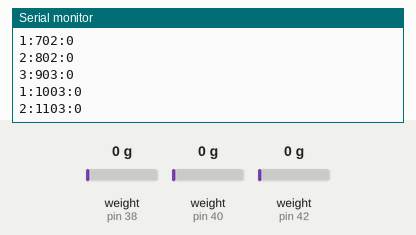
Recording of a sketch running on a simulated Arduino Mega 2560, built with avr-gcc and run on an emulated ATmega2560. Shown: the last lines printed to the serial monitor. The inputs (shaded band) are chosen by the test bench; at power-on: weight on the scale (sensors on pin 38, pin 40, pin 42) 0 g.

Above: at 1.2 s.
1.3 s: weight on the scale (sensor on pin 38) set to 100 g
At 1.31 s:
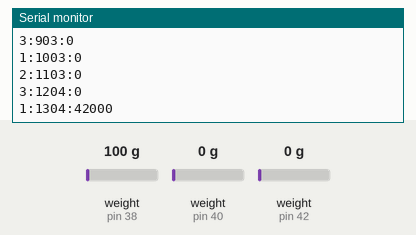
2.8 s: weight on the scale (sensor on pin 40) set to 100 g
At 2.82 s:
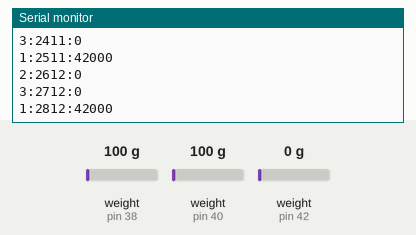
4.3 s: weight on the scale (sensor on pin 42) set to 100 g
At 4.33 s:
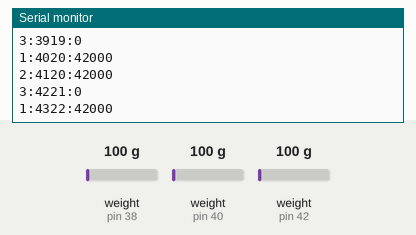
5.8 s: weight on the scale (sensor on pin 38) set to 1250 g
At 5.84 s:
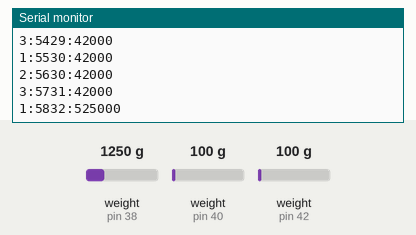
7.3 s: weight on the scale (sensor on pin 40) set to 1250 g
At 7.35 s:
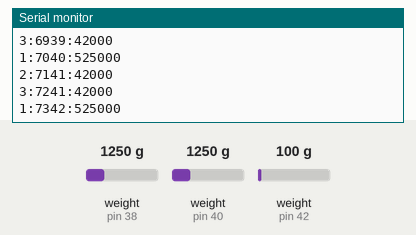
8.8 s: weight on the scale (sensor on pin 42) set to 1250 g
At 8.86 s:
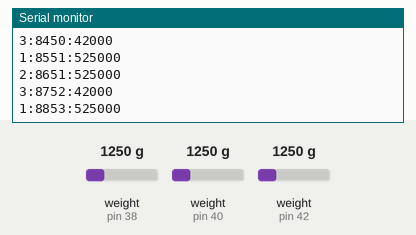
Timing chart, 0 to 11.3 s (numbered marks = the images above; inputs shaded):
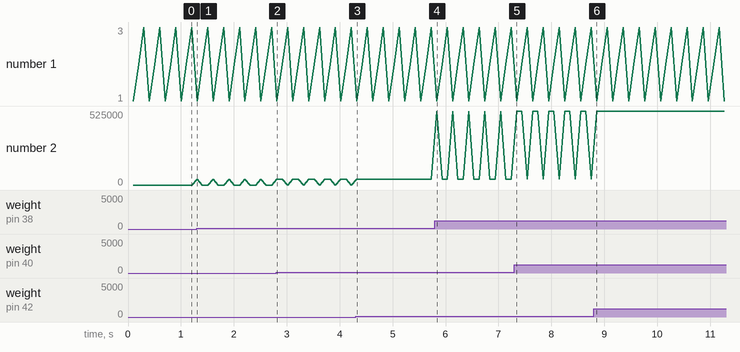

Measured:
- after the input at 1.3 s, the serial monitor: prints a new line at once (image 1)
- after the input at 5.8 s, the serial monitor: prints a new line at once (image 4)

The sketch:

multiCellReader.ino
```cpp
// Last Edited: 20200616 Ellande Tang
// Code Reads each cell in sequence and prints out reading, load cell number, and time from arduino clock
// Code assumes an Arduino mega or equivalent

// Includes appropriate package to interface with ADC chip
#include "HX711.h"

// HX711 circuit wiring
const int LOAD_DATA_1 = 38;
const int LOAD_SCK_1 = 39;

const int LOAD_DATA_2 = 40;
const int LOAD_SCK_2 = 41;

const int LOAD_DATA_3 = 42;
const int LOAD_SCK_3 = 43;

const int LOAD_DATA_4 = 44;
const int LOAD_SCK_4 = 45;

const int LOAD_DATA_5 = 46;
const int LOAD_SCK_5 = 47;

const int LOAD_DATA_6 = 48;
const int LOAD_SCK_6 = 49;

const int LOAD_DATA_7 = 50;
const int LOAD_SCK_7 = 51;

const int LOAD_DATA_8 = 52;
const int LOAD_SCK_8 = 53;

unsigned long time;

// Read only the first three chips
HX711 load1;
HX711 load2;
HX711 load3;
/*
HX711 load4;
HX711 load5;
HX711 load6;
HX711 load7;
HX711 load8;
*/

void setup() {
  Serial.begin(57600);
  load1.begin(LOAD_DATA_1, LOAD_SCK_1);
  load2.begin(LOAD_DATA_2, LOAD_SCK_2);
  load3.begin(LOAD_DATA_3, LOAD_SCK_3);
  /*
  load4.begin(LOAD_DATA_4, LOAD_SCK_4);
  load5.begin(LOAD_DATA_5, LOAD_SCK_5);
  load6.begin(LOAD_DATA_6, LOAD_SCK_6);
  load7.begin(LOAD_DATA_7, LOAD_SCK_7);
  load8.begin(LOAD_DATA_8, LOAD_SCK_8);
  */
}

void loop() {

  if (load1.is_ready()) {
    long reading = load1.read();
    Serial.print("1:");
    time = millis();
    Serial.print(time);
    Serial.print(":");
    Serial.println(reading);
  }
  //delay(25);
  if (load2.is_ready()) {
    long reading = load2.read();
    Serial.print("2:");
    time = millis();
    Serial.print(time);
    Serial.print(":");
    Serial.println(reading);
  }
  //delay(25);
  if (load3.is_ready()) {
    long reading = load3.read();
    Serial.print("3:");
    time = millis();
    Serial.print(time);
    Serial.print(":");
    Serial.println(reading);
  }
  //delay(25);

  /*
  if (load4.is_ready()) {
    long reading = load4.read();
    Serial.print("4:");
    time = millis();
    Serial.print(time);
    Serial.print(":");
    Serial.println(reading);
  }
  //delay(25);

  if (load5.is_ready()) {
    long reading = load5.read();
    Serial.print(reading);
    Serial.print(" ");
  }

  if (load6.is_ready()) {
    long reading = load6.read();
    Serial.print(reading);
    Serial.print(" ");
  }

  if (load7.is_ready()) {
    long reading = load7.read();
    Serial.print(reading);
    Serial.print(" ");
  }

  if (load8.is_ready()) {
    long reading = load8.read();
    Serial.println(reading);
  }
  */
  //delay(100);

}
```
